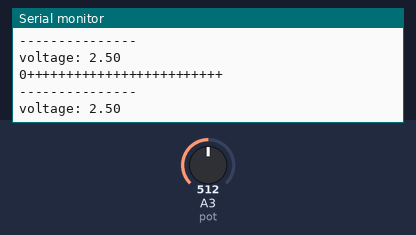
This sketch was run on a simulated Arduino Uno, built with avr-gcc and run on an emulated ATmega328P. Parts: the last lines printed to the serial monitor. The test bench sets the inputs (shaded band); at power-on: A3 (pot) = 512.

Above: at 1.2 s.
1.3 s: A3 (pot) set to 742
At 1.45 s:
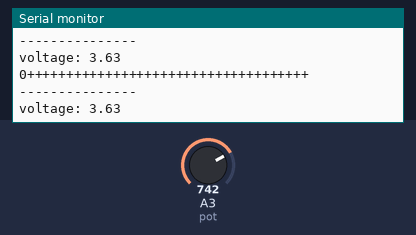
2.8 s: A3 (pot) set to 774
At 2.93 s:
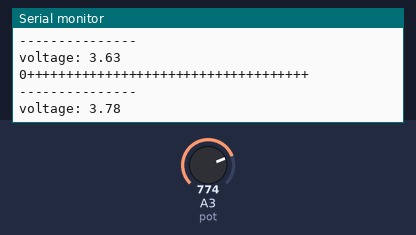
4.3 s: A3 (pot) set to 726
At 4.43 s:
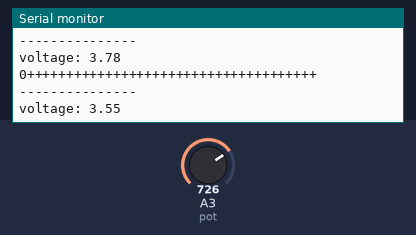
5.8 s: A3 (pot) set to 707
At 6.3 s:
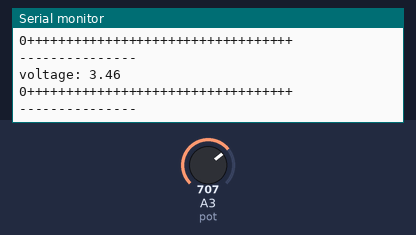
7.3 s: A3 (pot) set to 135
At 8.1 s:
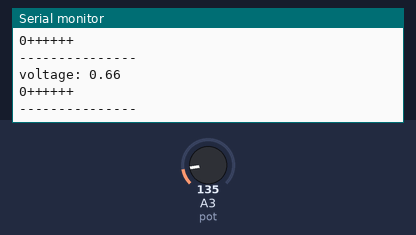
8.8 s: A3 (pot) set to 110
At 9.6 s:
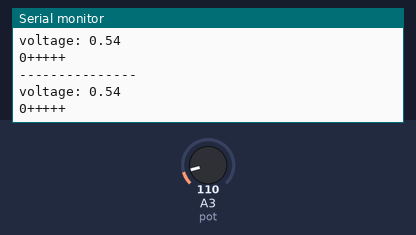
Timing chart, 0 to 11.3 s (numbered marks = the images above; inputs shaded):
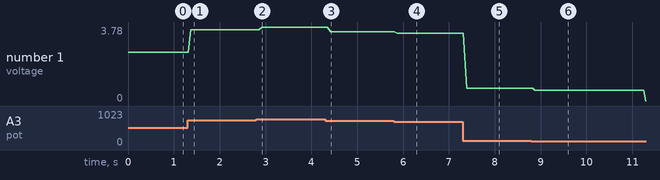

Measured:
- the behaviour switches between 717 and 716 on A3 (pot) (found by bisection; images 3 and 4)
- after the input at 1.3 s, the serial monitor: prints a new line after 0.07 s (image 1)
- after the input at 2.8 s, the serial monitor: prints a new line after 0.12 s (image 2)
- after the input at 4.3 s, the serial monitor: prints a new line after 0.12 s (image 3)
- after the input at 5.8 s, the serial monitor: prints a new line after 0.08 s (image 4)
- after the input at 7.3 s, the serial monitor: prints a new line after 0.08 s (image 5)
- after the input at 8.8 s, the serial monitor: prints a new line after 0.08 s (image 6)
- plotted number 1: 2.5 → 3.63 after the input at 1.3 s, 3.63 → 3.78 after the input at 2.8 s, 3.78 → 3.55 after the input at 4.3 s, 3.55 → 3.46 after the input at 5.8 s, 3.46 → 0.66 after the input at 7.3 s

The sketch:

sketch_mar16a.ino
```cpp
int pot = A3;
int voltage = 0;
float vcc = 5.0;

void setup() {
  Serial.begin(9600);
}

void loop() {
  int reading = analogRead(pot);
  float voltage = reading * (vcc/1023);
  int steps = voltage*10;

  Serial.print("voltage: ");
  Serial.println(voltage);
  Serial.print(0);
  for (int i = 0; i < steps; i++) {
    Serial.print("+");
  }
  Serial.println();
  Serial.println("---------------");
}
```
